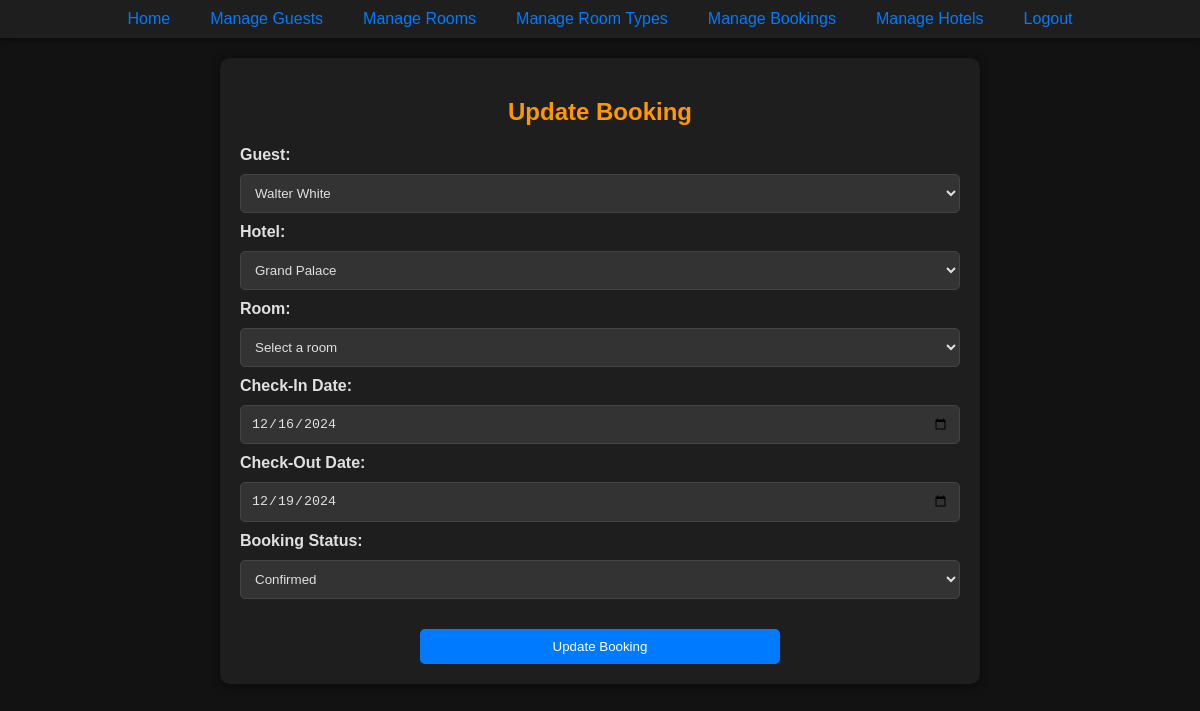
Page /php/updateBookingPage.php?id=4 (signed in) on the committed database.
### tables this page shows
CREATE TABLE Booking (
    bookingID INTEGER PRIMARY KEY AUTOINCREMENT,
    guestID INTEGER NOT NULL,
    roomID INTEGER NOT NULL,
    checkInDate TEXT NOT NULL,
    checkOutDate TEXT NOT NULL,
    bookingStatus TEXT NOT NULL CHECK (bookingStatus IN ('confirmed', 'pending', 'canceled')),
    FOREIGN KEY (guestID) REFERENCES Guest(guestID) ON DELETE CASCADE,
    FOREIGN KEY (roomID) REFERENCES Room(roomID) ON DELETE CASCADE
);

### php/updateBookingPage.php (the view, shortened to what this page needs)
<?php
include '../components/NavBar.php';
if (isset($_GET['id'])) {
    $bookingID = $_GET['id'];
    $stmt = $pdo->prepare('SELECT * FROM Booking WHERE bookingID = ?');
    $stmt->execute([$bookingID]);
    $booking = $stmt->fetch(PDO::FETCH_ASSOC);
} else {
    echo "No booking ID provided.";
    exit;
}
?>
<!DOCTYPE html>
<html lang="en">
<head>
    <link rel="stylesheet" href="../css/styles.css">
</head>
<body>
    <div class="form-container">
        <h2 class="center-text">Update Booking</h2>
        <form action="updateBookingRecord.php" method="POST">
            <label for="guestID">Guest:</label>
            <select id="guestID" name="guestID" required>
                <?php
                $stmt = $pdo->query("SELECT guestID, firstName || ' ' || lastName AS fullName FROM Guest");
                $guests = $stmt->fetchAll(PDO::FETCH_ASSOC);
                foreach ($guests as $guest) {
                    $selected = ($guest['guestID'] == $booking['guestID']) ? 'selected' : '';
                    echo '<option value="' . htmlspecialchars($guest['guestID']) . '" ' . $selected . '>' . htmlspecialchars($guest['fullName']) . '</option>';
                }
                ?>
            </select>
            <label for="hotelID">Hotel:</label>
            <select id="hotelID" name="hotelID" required>
                <?php
                $stmt = $pdo->query("SELECT hotelID, hotelName FROM Hotel");
                $hotels = $stmt->fetchAll(PDO::FETCH_ASSOC);
                foreach ($hotels as $hotel) {
                    $selected = ($hotel['hotelID'] == $booking['hotelID']) ? 'selected' : '';
                    echo '<option value="' . htmlspecialchars($hotel['hotelID']) . '" ' . $selected . '>' . htmlspecialchars($hotel['hotelName']) . '</option>';
                }
                ?>
            </select>
            <label for="roomID">Room:</label>
            <select id="roomID" name="roomID" required>
                <option value="<?= htmlspecialchars($booking['roomID']) ?>" selected>Select a room</option>
            </select>
            <label for="checkInDate">Check-In Date:</label>
            <input type="date" id="checkInDate" name="checkInDate" value="<?= htmlspecialchars($booking['checkInDate']) ?>" required>
            <label for="checkOutDate">Check-Out Date:</label>
            <input type="date" id="checkOutDate" name="checkOutDate" value="<?= htmlspecialchars($booking['checkOutDate']) ?>" required>
            <label for="bookingStatus">Booking Status:</label>
            <select id="bookingStatus" name="bookingStatus" required>
                <option value="confirmed" <?= ($booking['bookingStatus'] == 'confirmed') ? 'selected' : '' ?>>Confirmed</option>
            </select>
            <button type="submit" class="form-button">Update Booking</button>
        </form>
    </div>
</body>
</html>

### css/styles.css (style rules this page uses)
body { background-color: #121212; color: #e0e0e0; font-family: Arial, sans-serif; margin: 0; padding: 0; }
.center-text { text-align: center; }
.form-container { background-color: #1e1e1e; padding: 20px; margin: 20px auto; border-radius: 10px; width: 60%; box-shadow: 0 2px 10px rgba(0, 0, 0, 0.5); }
h2 { text-align: center; color: #ff9800; margin-bottom: 20px; }
input[type="text"], input[type="email"], input[type="number"], input[type="password"], input[type="date"], select { width: 100%; padding: 10px; margin: 10px 0; background-color: #333333; color: #e0e0e0; border: 1px solid #444444; border-radius: 5px; box-sizing: border-box; }
label { display: block; font-weight: bold; color: #e0e0e0; }
button, .form-button { background-color: #007bff; color: #ffffff; border: none; padding: 10px 20px; border-radius: 5px; cursor: pointer; transition: background-color 0.3s, transform 0.2s; display: block; margin: 20px auto 0 auto; width: 50%; }

### rows in the picture
booking: checkInDate "12/16/2024", checkOutDate "12/19/2024", bookingStatus "Confirmed"

### other values in the picture
form field guestID "Walter White"
form field hotelID "Grand Palace"
